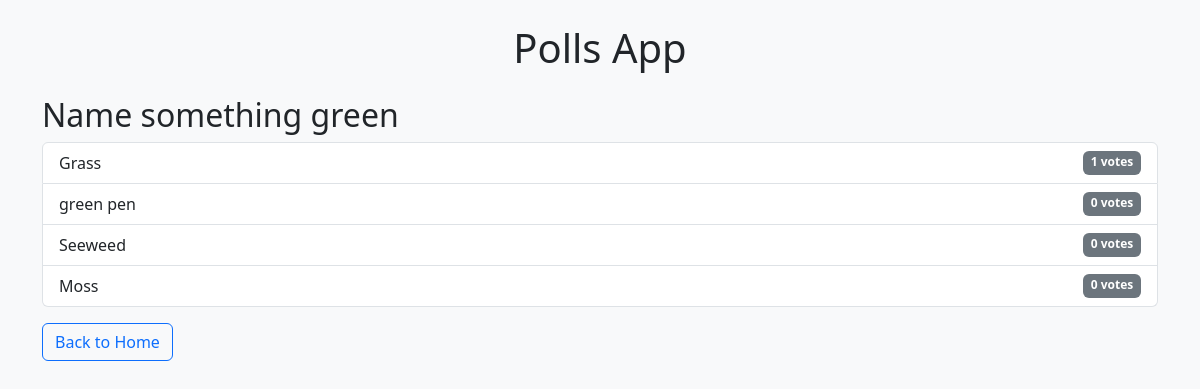
Page /polls/7/results/ on the earlier database version.
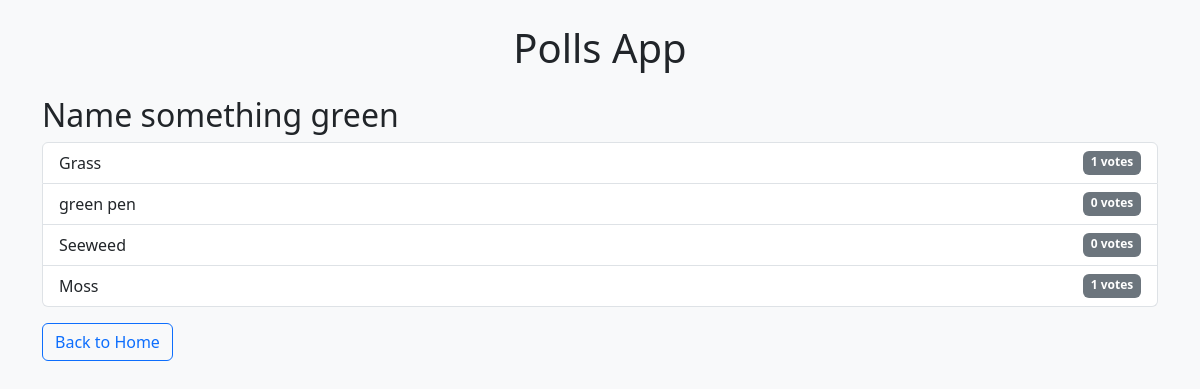
Same page on the later database version.
### polls/models.py (models this page shows, shortened)
class Choice(models.Model):
    question = models.ForeignKey(Question, on_delete=models.CASCADE)
    choice_text = models.CharField(max_length=200)
    votes = models.IntegerField(default=0)

### polls/views.py (the view)
# urls.py: path('<int:question_id>/results/', views.results, name='results'),
def results(request, question_id):
    question = get_object_or_404(Question, pk=question_id)
    return render(request, 'polls/results.html', {'question': question})

### polls/templates/polls/results.html
{% extends "polls/base.html" %}
{% block content %}
<h2>{{ question.question_text }}</h2>
<ul class="list-group mb-3">
  {% for choice in question.choice_set.all %}
    <li class="list-group-item d-flex justify-content-between">
      {{ choice.choice_text }}
      <span class="badge bg-secondary">{{ choice.votes }} votes</span>
    </li>
  {% endfor %}
</ul>
<a href="{% url 'polls:index' %}" class="btn btn-outline-primary">Back to Home</a>
{% endblock %}

Differences in the rows shown:
changed Choice "Moss": votes "0" → "1"
